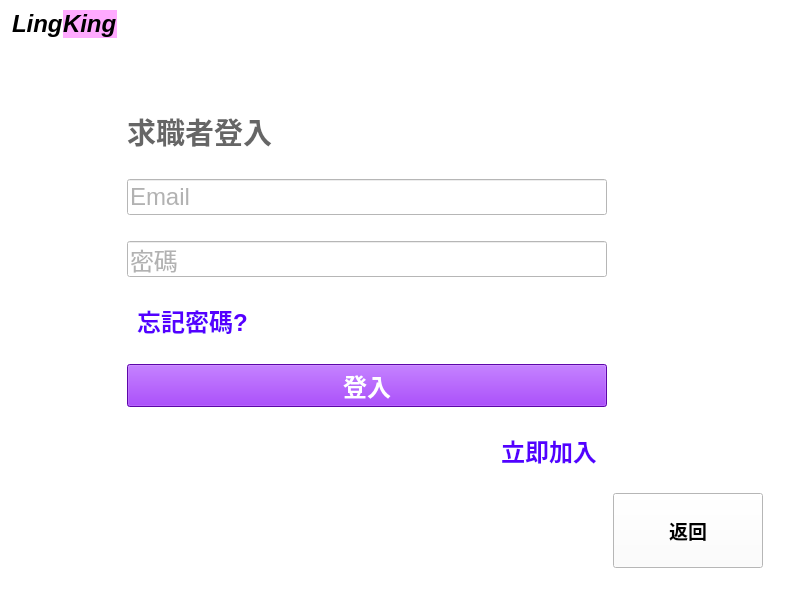
<?xml version="1.0" encoding="UTF-8"?>
<ui version="4.0">
 <class>userLoginWindow</class>
 <widget class="QMainWindow" name="userLoginWindow">
  <property name="geometry">
   <rect>
    <x>0</x>
    <y>0</y>
    <width>800</width>
    <height>600</height>
   </rect>
  </property>
  <property name="windowTitle">
   <string>LingKing</string>
  </property>
  <property name="autoFillBackground">
   <bool>false</bool>
  </property>
  <property name="styleSheet">
   <string notr="true">background-color: rgb(255, 255, 255);</string>
  </property>
  <widget class="QWidget" name="centralwidget">
   <layout class="QGridLayout" name="gridLayout_2">
    <property name="leftMargin">
     <number>12</number>
    </property>
    <property name="topMargin">
     <number>10</number>
    </property>
    <property name="rightMargin">
     <number>12</number>
    </property>
    <property name="bottomMargin">
     <number>10</number>
    </property>
    <item row="0" column="0">
     <layout class="QGridLayout" name="gridLayout">
      <item row="1" column="2">
       <spacer name="horizontalSpacer_4">
        <property name="orientation">
         <enum>Qt::Horizontal</enum>
        </property>
        <property name="sizeHint" stdset="0">
         <size>
          <width>40</width>
          <height>20</height>
         </size>
        </property>
       </spacer>
      </item>
      <item row="1" column="0">
       <spacer name="verticalSpacer">
        <property name="orientation">
         <enum>Qt::Vertical</enum>
        </property>
        <property name="sizeType">
         <enum>QSizePolicy::Maximum</enum>
        </property>
        <property name="sizeHint" stdset="0">
         <size>
          <width>20</width>
          <height>50</height>
         </size>
        </property>
       </spacer>
      </item>
      <item row="2" column="1">
       <layout class="QVBoxLayout" name="verticalLayout">
        <property name="spacing">
         <number>10</number>
        </property>
        <item>
         <widget class="QLabel" name="label_2">
          <property name="sizePolicy">
           <sizepolicy hsizetype="Expanding" vsizetype="Fixed">
            <horstretch>0</horstretch>
            <verstretch>0</verstretch>
           </sizepolicy>
          </property>
          <property name="minimumSize">
           <size>
            <width>480</width>
            <height>0</height>
           </size>
          </property>
          <property name="palette">
           <palette>
            <active>
             <colorrole role="WindowText">
              <brush brushstyle="SolidPattern">
               <color alpha="255">
                <red>102</red>
                <green>102</green>
                <blue>102</blue>
               </color>
              </brush>
             </colorrole>
             <colorrole role="Button">
              <brush brushstyle="SolidPattern">
               <color alpha="255">
                <red>255</red>
                <green>255</green>
                <blue>255</blue>
               </color>
              </brush>
             </colorrole>
             <colorrole role="Text">
              <brush brushstyle="SolidPattern">
               <color alpha="255">
                <red>156</red>
                <green>156</green>
                <blue>156</blue>
               </color>
              </brush>
             </colorrole>
             <colorrole role="Base">
              <brush brushstyle="SolidPattern">
               <color alpha="255">
                <red>255</red>
                <green>255</green>
                <blue>255</blue>
               </color>
              </brush>
             </colorrole>
             <colorrole role="Window">
              <brush brushstyle="SolidPattern">
               <color alpha="255">
                <red>255</red>
                <green>255</green>
                <blue>255</blue>
               </color>
              </brush>
             </colorrole>
            </active>
            <inactive>
             <colorrole role="WindowText">
              <brush brushstyle="SolidPattern">
               <color alpha="255">
                <red>102</red>
                <green>102</green>
                <blue>102</blue>
               </color>
              </brush>
             </colorrole>
             <colorrole role="Button">
              <brush brushstyle="SolidPattern">
               <color alpha="255">
                <red>255</red>
                <green>255</green>
                <blue>255</blue>
               </color>
              </brush>
             </colorrole>
             <colorrole role="Text">
              <brush brushstyle="SolidPattern">
               <color alpha="255">
                <red>156</red>
                <green>156</green>
                <blue>156</blue>
               </color>
              </brush>
             </colorrole>
             <colorrole role="Base">
              <brush brushstyle="SolidPattern">
               <color alpha="255">
                <red>255</red>
                <green>255</green>
                <blue>255</blue>
               </color>
              </brush>
             </colorrole>
             <colorrole role="Window">
              <brush brushstyle="SolidPattern">
               <color alpha="255">
                <red>255</red>
                <green>255</green>
                <blue>255</blue>
               </color>
              </brush>
             </colorrole>
            </inactive>
            <disabled>
             <colorrole role="WindowText">
              <brush brushstyle="SolidPattern">
               <color alpha="255">
                <red>120</red>
                <green>120</green>
                <blue>120</blue>
               </color>
              </brush>
             </colorrole>
             <colorrole role="Button">
              <brush brushstyle="SolidPattern">
               <color alpha="255">
                <red>255</red>
                <green>255</green>
                <blue>255</blue>
               </color>
              </brush>
             </colorrole>
             <colorrole role="Text">
              <brush brushstyle="SolidPattern">
               <color alpha="255">
                <red>120</red>
                <green>120</green>
                <blue>120</blue>
               </color>
              </brush>
             </colorrole>
             <colorrole role="Base">
              <brush brushstyle="SolidPattern">
               <color alpha="255">
                <red>255</red>
                <green>255</green>
                <blue>255</blue>
               </color>
              </brush>
             </colorrole>
             <colorrole role="Window">
              <brush brushstyle="SolidPattern">
               <color alpha="255">
                <red>255</red>
                <green>255</green>
                <blue>255</blue>
               </color>
              </brush>
             </colorrole>
            </disabled>
           </palette>
          </property>
          <property name="font">
           <font>
            <pointsize>22</pointsize>
            <weight>75</weight>
            <bold>true</bold>
           </font>
          </property>
          <property name="focusPolicy">
           <enum>Qt::NoFocus</enum>
          </property>
          <property name="styleSheet">
           <string notr="true"/>
          </property>
          <property name="text">
           <string>求職者登入</string>
          </property>
         </widget>
        </item>
        <item>
         <widget class="QLineEdit" name="email_input">
          <property name="minimumSize">
           <size>
            <width>480</width>
            <height>0</height>
           </size>
          </property>
          <property name="palette">
           <palette>
            <active>
             <colorrole role="Button">
              <brush brushstyle="SolidPattern">
               <color alpha="255">
                <red>255</red>
                <green>255</green>
                <blue>255</blue>
               </color>
              </brush>
             </colorrole>
             <colorrole role="Text">
              <brush brushstyle="SolidPattern">
               <color alpha="255">
                <red>102</red>
                <green>102</green>
                <blue>102</blue>
               </color>
              </brush>
             </colorrole>
             <colorrole role="Base">
              <brush brushstyle="SolidPattern">
               <color alpha="255">
                <red>255</red>
                <green>255</green>
                <blue>255</blue>
               </color>
              </brush>
             </colorrole>
             <colorrole role="Window">
              <brush brushstyle="SolidPattern">
               <color alpha="255">
                <red>255</red>
                <green>255</green>
                <blue>255</blue>
               </color>
              </brush>
             </colorrole>
            </active>
            <inactive>
             <colorrole role="Button">
              <brush brushstyle="SolidPattern">
               <color alpha="255">
                <red>255</red>
                <green>255</green>
                <blue>255</blue>
               </color>
              </brush>
             </colorrole>
             <colorrole role="Text">
              <brush brushstyle="SolidPattern">
               <color alpha="255">
                <red>102</red>
                <green>102</green>
                <blue>102</blue>
               </color>
              </brush>
             </colorrole>
             <colorrole role="Base">
              <brush brushstyle="SolidPattern">
               <color alpha="255">
                <red>255</red>
                <green>255</green>
                <blue>255</blue>
               </color>
              </brush>
             </colorrole>
             <colorrole role="Window">
              <brush brushstyle="SolidPattern">
               <color alpha="255">
                <red>255</red>
                <green>255</green>
                <blue>255</blue>
               </color>
              </brush>
             </colorrole>
            </inactive>
            <disabled>
             <colorrole role="Button">
              <brush brushstyle="SolidPattern">
               <color alpha="255">
                <red>255</red>
                <green>255</green>
                <blue>255</blue>
               </color>
              </brush>
             </colorrole>
             <colorrole role="Text">
              <brush brushstyle="SolidPattern">
               <color alpha="255">
                <red>120</red>
                <green>120</green>
                <blue>120</blue>
               </color>
              </brush>
             </colorrole>
             <colorrole role="Base">
              <brush brushstyle="SolidPattern">
               <color alpha="255">
                <red>255</red>
                <green>255</green>
                <blue>255</blue>
               </color>
              </brush>
             </colorrole>
             <colorrole role="Window">
              <brush brushstyle="SolidPattern">
               <color alpha="255">
                <red>255</red>
                <green>255</green>
                <blue>255</blue>
               </color>
              </brush>
             </colorrole>
            </disabled>
           </palette>
          </property>
          <property name="font">
           <font>
            <pointsize>18</pointsize>
            <strikeout>false</strikeout>
            <kerning>true</kerning>
           </font>
          </property>
          <property name="tabletTracking">
           <bool>true</bool>
          </property>
          <property name="focusPolicy">
           <enum>Qt::ClickFocus</enum>
          </property>
          <property name="styleSheet">
           <string notr="true"/>
          </property>
          <property name="text">
           <string/>
          </property>
          <property name="placeholderText">
           <string>Email</string>
          </property>
         </widget>
        </item>
        <item>
         <widget class="QLineEdit" name="password_input">
          <property name="minimumSize">
           <size>
            <width>480</width>
            <height>0</height>
           </size>
          </property>
          <property name="palette">
           <palette>
            <active>
             <colorrole role="Button">
              <brush brushstyle="SolidPattern">
               <color alpha="255">
                <red>255</red>
                <green>255</green>
                <blue>255</blue>
               </color>
              </brush>
             </colorrole>
             <colorrole role="Text">
              <brush brushstyle="SolidPattern">
               <color alpha="255">
                <red>102</red>
                <green>102</green>
                <blue>102</blue>
               </color>
              </brush>
             </colorrole>
             <colorrole role="Base">
              <brush brushstyle="SolidPattern">
               <color alpha="255">
                <red>255</red>
                <green>255</green>
                <blue>255</blue>
               </color>
              </brush>
             </colorrole>
             <colorrole role="Window">
              <brush brushstyle="SolidPattern">
               <color alpha="255">
                <red>255</red>
                <green>255</green>
                <blue>255</blue>
               </color>
              </brush>
             </colorrole>
            </active>
            <inactive>
             <colorrole role="Button">
              <brush brushstyle="SolidPattern">
               <color alpha="255">
                <red>255</red>
                <green>255</green>
                <blue>255</blue>
               </color>
              </brush>
             </colorrole>
             <colorrole role="Text">
              <brush brushstyle="SolidPattern">
               <color alpha="255">
                <red>102</red>
                <green>102</green>
                <blue>102</blue>
               </color>
              </brush>
             </colorrole>
             <colorrole role="Base">
              <brush brushstyle="SolidPattern">
               <color alpha="255">
                <red>255</red>
                <green>255</green>
                <blue>255</blue>
               </color>
              </brush>
             </colorrole>
             <colorrole role="Window">
              <brush brushstyle="SolidPattern">
               <color alpha="255">
                <red>255</red>
                <green>255</green>
                <blue>255</blue>
               </color>
              </brush>
             </colorrole>
            </inactive>
            <disabled>
             <colorrole role="Button">
              <brush brushstyle="SolidPattern">
               <color alpha="255">
                <red>255</red>
                <green>255</green>
                <blue>255</blue>
               </color>
              </brush>
             </colorrole>
             <colorrole role="Text">
              <brush brushstyle="SolidPattern">
               <color alpha="255">
                <red>120</red>
                <green>120</green>
                <blue>120</blue>
               </color>
              </brush>
             </colorrole>
             <colorrole role="Base">
              <brush brushstyle="SolidPattern">
               <color alpha="255">
                <red>255</red>
                <green>255</green>
                <blue>255</blue>
               </color>
              </brush>
             </colorrole>
             <colorrole role="Window">
              <brush brushstyle="SolidPattern">
               <color alpha="255">
                <red>255</red>
                <green>255</green>
                <blue>255</blue>
               </color>
              </brush>
             </colorrole>
            </disabled>
           </palette>
          </property>
          <property name="font">
           <font>
            <pointsize>18</pointsize>
            <strikeout>false</strikeout>
            <kerning>true</kerning>
           </font>
          </property>
          <property name="tabletTracking">
           <bool>true</bool>
          </property>
          <property name="focusPolicy">
           <enum>Qt::ClickFocus</enum>
          </property>
          <property name="styleSheet">
           <string notr="true"/>
          </property>
          <property name="text">
           <string/>
          </property>
          <property name="placeholderText">
           <string>密碼</string>
          </property>
         </widget>
        </item>
        <item>
         <layout class="QHBoxLayout" name="horizontalLayout_3">
          <property name="leftMargin">
           <number>10</number>
          </property>
          <item>
           <widget class="QPushButton" name="go_forget_ps_BTN">
            <property name="palette">
             <palette>
              <active>
               <colorrole role="Button">
                <brush brushstyle="SolidPattern">
                 <color alpha="255">
                  <red>255</red>
                  <green>255</green>
                  <blue>255</blue>
                 </color>
                </brush>
               </colorrole>
               <colorrole role="ButtonText">
                <brush brushstyle="SolidPattern">
                 <color alpha="255">
                  <red>85</red>
                  <green>0</green>
                  <blue>255</blue>
                 </color>
                </brush>
               </colorrole>
               <colorrole role="Base">
                <brush brushstyle="SolidPattern">
                 <color alpha="255">
                  <red>255</red>
                  <green>255</green>
                  <blue>255</blue>
                 </color>
                </brush>
               </colorrole>
               <colorrole role="Window">
                <brush brushstyle="SolidPattern">
                 <color alpha="255">
                  <red>255</red>
                  <green>255</green>
                  <blue>255</blue>
                 </color>
                </brush>
               </colorrole>
              </active>
              <inactive>
               <colorrole role="Button">
                <brush brushstyle="SolidPattern">
                 <color alpha="255">
                  <red>255</red>
                  <green>255</green>
                  <blue>255</blue>
                 </color>
                </brush>
               </colorrole>
               <colorrole role="ButtonText">
                <brush brushstyle="SolidPattern">
                 <color alpha="255">
                  <red>85</red>
                  <green>0</green>
                  <blue>255</blue>
                 </color>
                </brush>
               </colorrole>
               <colorrole role="Base">
                <brush brushstyle="SolidPattern">
                 <color alpha="255">
                  <red>255</red>
                  <green>255</green>
                  <blue>255</blue>
                 </color>
                </brush>
               </colorrole>
               <colorrole role="Window">
                <brush brushstyle="SolidPattern">
                 <color alpha="255">
                  <red>255</red>
                  <green>255</green>
                  <blue>255</blue>
                 </color>
                </brush>
               </colorrole>
              </inactive>
              <disabled>
               <colorrole role="Button">
                <brush brushstyle="SolidPattern">
                 <color alpha="255">
                  <red>255</red>
                  <green>255</green>
                  <blue>255</blue>
                 </color>
                </brush>
               </colorrole>
               <colorrole role="ButtonText">
                <brush brushstyle="SolidPattern">
                 <color alpha="255">
                  <red>120</red>
                  <green>120</green>
                  <blue>120</blue>
                 </color>
                </brush>
               </colorrole>
               <colorrole role="Base">
                <brush brushstyle="SolidPattern">
                 <color alpha="255">
                  <red>255</red>
                  <green>255</green>
                  <blue>255</blue>
                 </color>
                </brush>
               </colorrole>
               <colorrole role="Window">
                <brush brushstyle="SolidPattern">
                 <color alpha="255">
                  <red>255</red>
                  <green>255</green>
                  <blue>255</blue>
                 </color>
                </brush>
               </colorrole>
              </disabled>
             </palette>
            </property>
            <property name="font">
             <font>
              <pointsize>18</pointsize>
              <weight>75</weight>
              <bold>true</bold>
             </font>
            </property>
            <property name="cursor">
             <cursorShape>PointingHandCursor</cursorShape>
            </property>
            <property name="mouseTracking">
             <bool>false</bool>
            </property>
            <property name="styleSheet">
             <string notr="true">border:none</string>
            </property>
            <property name="text">
             <string>忘記密碼?</string>
            </property>
           </widget>
          </item>
          <item>
           <spacer name="horizontalSpacer_2">
            <property name="orientation">
             <enum>Qt::Horizontal</enum>
            </property>
            <property name="sizeType">
             <enum>QSizePolicy::Expanding</enum>
            </property>
            <property name="sizeHint" stdset="0">
             <size>
              <width>40</width>
              <height>20</height>
             </size>
            </property>
           </spacer>
          </item>
         </layout>
        </item>
        <item>
         <widget class="QPushButton" name="login_BTN">
          <property name="minimumSize">
           <size>
            <width>480</width>
            <height>0</height>
           </size>
          </property>
          <property name="palette">
           <palette>
            <active>
             <colorrole role="Button">
              <brush brushstyle="SolidPattern">
               <color alpha="255">
                <red>130</red>
                <green>9</green>
                <blue>235</blue>
               </color>
              </brush>
             </colorrole>
             <colorrole role="ButtonText">
              <brush brushstyle="SolidPattern">
               <color alpha="255">
                <red>255</red>
                <green>255</green>
                <blue>255</blue>
               </color>
              </brush>
             </colorrole>
             <colorrole role="Base">
              <brush brushstyle="SolidPattern">
               <color alpha="255">
                <red>130</red>
                <green>9</green>
                <blue>235</blue>
               </color>
              </brush>
             </colorrole>
             <colorrole role="Window">
              <brush brushstyle="SolidPattern">
               <color alpha="255">
                <red>130</red>
                <green>9</green>
                <blue>235</blue>
               </color>
              </brush>
             </colorrole>
            </active>
            <inactive>
             <colorrole role="Button">
              <brush brushstyle="SolidPattern">
               <color alpha="255">
                <red>130</red>
                <green>9</green>
                <blue>235</blue>
               </color>
              </brush>
             </colorrole>
             <colorrole role="ButtonText">
              <brush brushstyle="SolidPattern">
               <color alpha="255">
                <red>255</red>
                <green>255</green>
                <blue>255</blue>
               </color>
              </brush>
             </colorrole>
             <colorrole role="Base">
              <brush brushstyle="SolidPattern">
               <color alpha="255">
                <red>130</red>
                <green>9</green>
                <blue>235</blue>
               </color>
              </brush>
             </colorrole>
             <colorrole role="Window">
              <brush brushstyle="SolidPattern">
               <color alpha="255">
                <red>130</red>
                <green>9</green>
                <blue>235</blue>
               </color>
              </brush>
             </colorrole>
            </inactive>
            <disabled>
             <colorrole role="Button">
              <brush brushstyle="SolidPattern">
               <color alpha="255">
                <red>130</red>
                <green>9</green>
                <blue>235</blue>
               </color>
              </brush>
             </colorrole>
             <colorrole role="ButtonText">
              <brush brushstyle="SolidPattern">
               <color alpha="255">
                <red>120</red>
                <green>120</green>
                <blue>120</blue>
               </color>
              </brush>
             </colorrole>
             <colorrole role="Base">
              <brush brushstyle="SolidPattern">
               <color alpha="255">
                <red>130</red>
                <green>9</green>
                <blue>235</blue>
               </color>
              </brush>
             </colorrole>
             <colorrole role="Window">
              <brush brushstyle="SolidPattern">
               <color alpha="255">
                <red>130</red>
                <green>9</green>
                <blue>235</blue>
               </color>
              </brush>
             </colorrole>
            </disabled>
           </palette>
          </property>
          <property name="font">
           <font>
            <pointsize>18</pointsize>
            <weight>75</weight>
            <bold>true</bold>
           </font>
          </property>
          <property name="cursor">
           <cursorShape>PointingHandCursor</cursorShape>
          </property>
          <property name="styleSheet">
           <string notr="true">background-color: rgb(130, 9, 235);</string>
          </property>
          <property name="text">
           <string>登入</string>
          </property>
         </widget>
        </item>
        <item>
         <layout class="QHBoxLayout" name="horizontalLayout">
          <property name="rightMargin">
           <number>10</number>
          </property>
          <item>
           <spacer name="horizontalSpacer">
            <property name="orientation">
             <enum>Qt::Horizontal</enum>
            </property>
            <property name="sizeHint" stdset="0">
             <size>
              <width>80</width>
              <height>20</height>
             </size>
            </property>
           </spacer>
          </item>
          <item>
           <widget class="QPushButton" name="go_join_BTN">
            <property name="palette">
             <palette>
              <active>
               <colorrole role="Button">
                <brush brushstyle="SolidPattern">
                 <color alpha="255">
                  <red>255</red>
                  <green>255</green>
                  <blue>255</blue>
                 </color>
                </brush>
               </colorrole>
               <colorrole role="ButtonText">
                <brush brushstyle="SolidPattern">
                 <color alpha="255">
                  <red>85</red>
                  <green>0</green>
                  <blue>255</blue>
                 </color>
                </brush>
               </colorrole>
               <colorrole role="Base">
                <brush brushstyle="SolidPattern">
                 <color alpha="255">
                  <red>255</red>
                  <green>255</green>
                  <blue>255</blue>
                 </color>
                </brush>
               </colorrole>
               <colorrole role="Window">
                <brush brushstyle="SolidPattern">
                 <color alpha="255">
                  <red>255</red>
                  <green>255</green>
                  <blue>255</blue>
                 </color>
                </brush>
               </colorrole>
              </active>
              <inactive>
               <colorrole role="Button">
                <brush brushstyle="SolidPattern">
                 <color alpha="255">
                  <red>255</red>
                  <green>255</green>
                  <blue>255</blue>
                 </color>
                </brush>
               </colorrole>
               <colorrole role="ButtonText">
                <brush brushstyle="SolidPattern">
                 <color alpha="255">
                  <red>85</red>
                  <green>0</green>
                  <blue>255</blue>
                 </color>
                </brush>
               </colorrole>
               <colorrole role="Base">
                <brush brushstyle="SolidPattern">
                 <color alpha="255">
                  <red>255</red>
                  <green>255</green>
                  <blue>255</blue>
                 </color>
                </brush>
               </colorrole>
               <colorrole role="Window">
                <brush brushstyle="SolidPattern">
                 <color alpha="255">
                  <red>255</red>
                  <green>255</green>
                  <blue>255</blue>
                 </color>
                </brush>
               </colorrole>
              </inactive>
              <disabled>
               <colorrole role="Button">
                <brush brushstyle="SolidPattern">
                 <color alpha="255">
                  <red>255</red>
                  <green>255</green>
                  <blue>255</blue>
                 </color>
                </brush>
               </colorrole>
               <colorrole role="ButtonText">
                <brush brushstyle="SolidPattern">
                 <color alpha="255">
                  <red>120</red>
                  <green>120</green>
                  <blue>120</blue>
                 </color>
                </brush>
               </colorrole>
               <colorrole role="Base">
                <brush brushstyle="SolidPattern">
                 <color alpha="255">
                  <red>255</red>
                  <green>255</green>
                  <blue>255</blue>
                 </color>
                </brush>
               </colorrole>
               <colorrole role="Window">
                <brush brushstyle="SolidPattern">
                 <color alpha="255">
                  <red>255</red>
                  <green>255</green>
                  <blue>255</blue>
                 </color>
                </brush>
               </colorrole>
              </disabled>
             </palette>
            </property>
            <property name="font">
             <font>
              <pointsize>18</pointsize>
              <weight>75</weight>
              <bold>true</bold>
             </font>
            </property>
            <property name="cursor">
             <cursorShape>PointingHandCursor</cursorShape>
            </property>
            <property name="mouseTracking">
             <bool>false</bool>
            </property>
            <property name="styleSheet">
             <string notr="true">border:none</string>
            </property>
            <property name="text">
             <string>立即加入</string>
            </property>
           </widget>
          </item>
         </layout>
        </item>
       </layout>
      </item>
      <item row="0" column="0">
       <layout class="QHBoxLayout" name="horizontalLayout_2">
        <property name="spacing">
         <number>0</number>
        </property>
        <item>
         <widget class="QLabel" name="label">
          <property name="enabled">
           <bool>true</bool>
          </property>
          <property name="sizePolicy">
           <sizepolicy hsizetype="Fixed" vsizetype="Fixed">
            <horstretch>1</horstretch>
            <verstretch>0</verstretch>
           </sizepolicy>
          </property>
          <property name="font">
           <font>
            <pointsize>18</pointsize>
            <weight>75</weight>
            <italic>true</italic>
            <bold>true</bold>
            <strikeout>false</strikeout>
           </font>
          </property>
          <property name="text">
           <string>Ling</string>
          </property>
          <property name="textFormat">
           <enum>Qt::PlainText</enum>
          </property>
          <property name="wordWrap">
           <bool>false</bool>
          </property>
         </widget>
        </item>
        <item>
         <widget class="QLabel" name="label_5">
          <property name="sizePolicy">
           <sizepolicy hsizetype="Fixed" vsizetype="Fixed">
            <horstretch>1</horstretch>
            <verstretch>0</verstretch>
           </sizepolicy>
          </property>
          <property name="font">
           <font>
            <pointsize>18</pointsize>
            <weight>75</weight>
            <italic>true</italic>
            <bold>true</bold>
           </font>
          </property>
          <property name="styleSheet">
           <string notr="true">background-color: rgb(255, 170, 255)</string>
          </property>
          <property name="text">
           <string>King</string>
          </property>
         </widget>
        </item>
        <item>
         <spacer name="horizontalSpacer_3">
          <property name="orientation">
           <enum>Qt::Horizontal</enum>
          </property>
          <property name="sizeHint" stdset="0">
           <size>
            <width>20</width>
            <height>10</height>
           </size>
          </property>
         </spacer>
        </item>
       </layout>
      </item>
      <item row="2" column="2">
       <widget class="QLabel" name="info_label">
        <property name="sizePolicy">
         <sizepolicy hsizetype="Minimum" vsizetype="Expanding">
          <horstretch>0</horstretch>
          <verstretch>0</verstretch>
         </sizepolicy>
        </property>
        <property name="minimumSize">
         <size>
          <width>175</width>
          <height>0</height>
         </size>
        </property>
        <property name="palette">
         <palette>
          <active>
           <colorrole role="WindowText">
            <brush brushstyle="SolidPattern">
             <color alpha="255">
              <red>255</red>
              <green>0</green>
              <blue>0</blue>
             </color>
            </brush>
           </colorrole>
           <colorrole role="Button">
            <brush brushstyle="SolidPattern">
             <color alpha="255">
              <red>255</red>
              <green>255</green>
              <blue>255</blue>
             </color>
            </brush>
           </colorrole>
           <colorrole role="Base">
            <brush brushstyle="SolidPattern">
             <color alpha="255">
              <red>255</red>
              <green>255</green>
              <blue>255</blue>
             </color>
            </brush>
           </colorrole>
           <colorrole role="Window">
            <brush brushstyle="SolidPattern">
             <color alpha="255">
              <red>255</red>
              <green>255</green>
              <blue>255</blue>
             </color>
            </brush>
           </colorrole>
          </active>
          <inactive>
           <colorrole role="WindowText">
            <brush brushstyle="SolidPattern">
             <color alpha="255">
              <red>255</red>
              <green>0</green>
              <blue>0</blue>
             </color>
            </brush>
           </colorrole>
           <colorrole role="Button">
            <brush brushstyle="SolidPattern">
             <color alpha="255">
              <red>255</red>
              <green>255</green>
              <blue>255</blue>
             </color>
            </brush>
           </colorrole>
           <colorrole role="Base">
            <brush brushstyle="SolidPattern">
             <color alpha="255">
              <red>255</red>
              <green>255</green>
              <blue>255</blue>
             </color>
            </brush>
           </colorrole>
           <colorrole role="Window">
            <brush brushstyle="SolidPattern">
             <color alpha="255">
              <red>255</red>
              <green>255</green>
              <blue>255</blue>
             </color>
            </brush>
           </colorrole>
          </inactive>
          <disabled>
           <colorrole role="WindowText">
            <brush brushstyle="SolidPattern">
             <color alpha="255">
              <red>120</red>
              <green>120</green>
              <blue>120</blue>
             </color>
            </brush>
           </colorrole>
           <colorrole role="Button">
            <brush brushstyle="SolidPattern">
             <color alpha="255">
              <red>255</red>
              <green>255</green>
              <blue>255</blue>
             </color>
            </brush>
           </colorrole>
           <colorrole role="Base">
            <brush brushstyle="SolidPattern">
             <color alpha="255">
              <red>255</red>
              <green>255</green>
              <blue>255</blue>
             </color>
            </brush>
           </colorrole>
           <colorrole role="Window">
            <brush brushstyle="SolidPattern">
             <color alpha="255">
              <red>255</red>
              <green>255</green>
              <blue>255</blue>
             </color>
            </brush>
           </colorrole>
          </disabled>
         </palette>
        </property>
        <property name="font">
         <font>
          <pointsize>14</pointsize>
         </font>
        </property>
        <property name="text">
         <string/>
        </property>
        <property name="alignment">
         <set>Qt::AlignLeading|Qt::AlignLeft|Qt::AlignTop</set>
        </property>
       </widget>
      </item>
      <item row="4" column="2">
       <widget class="QPushButton" name="back_BTN">
        <property name="sizePolicy">
         <sizepolicy hsizetype="Expanding" vsizetype="Expanding">
          <horstretch>0</horstretch>
          <verstretch>0</verstretch>
         </sizepolicy>
        </property>
        <property name="minimumSize">
         <size>
          <width>100</width>
          <height>50</height>
         </size>
        </property>
        <property name="maximumSize">
         <size>
          <width>150</width>
          <height>75</height>
         </size>
        </property>
        <property name="font">
         <font>
          <pointsize>14</pointsize>
          <weight>75</weight>
          <bold>true</bold>
         </font>
        </property>
        <property name="cursor">
         <cursorShape>PointingHandCursor</cursorShape>
        </property>
        <property name="styleSheet">
         <string notr="true"/>
        </property>
        <property name="text">
         <string>返回</string>
        </property>
       </widget>
      </item>
     </layout>
    </item>
   </layout>
  </widget>
  <widget class="QStatusBar" name="statusbar"/>
 </widget>
 <resources/>
 <connections/>
</ui>
